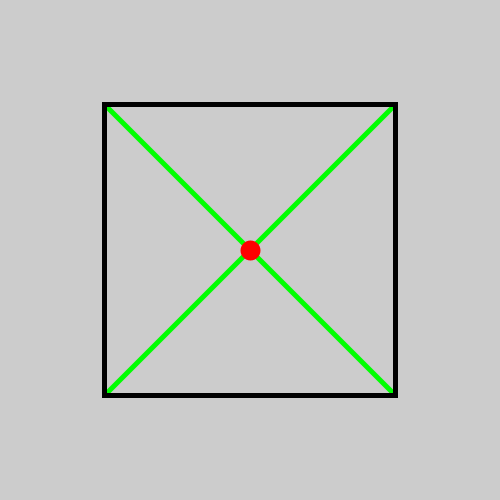
Frame 1 (no input)
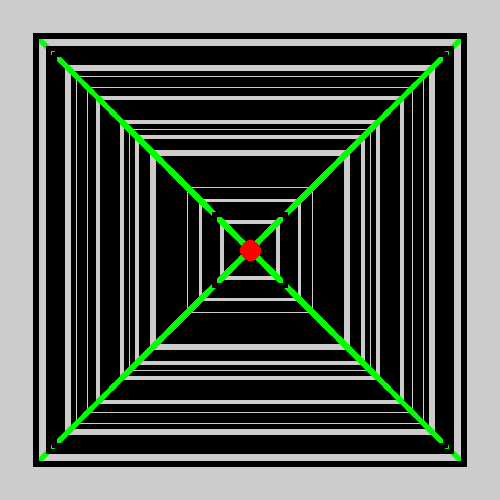
Frame 60 (the mouse pressed at the canvas centre just before this capture)
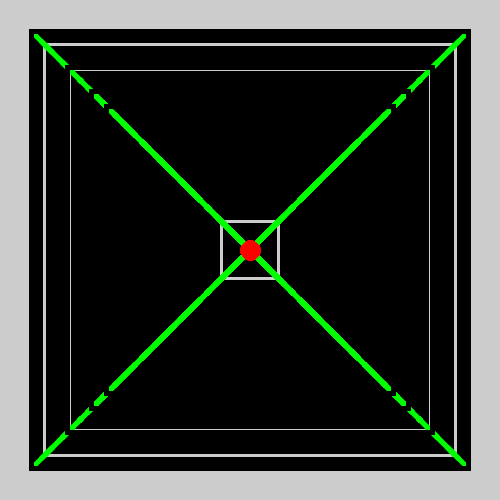
Frame 120 (the mouse held since frame 60 and released just before this capture)

The Processing sketch that drew these frames (run headless with seeded random() and noise(); from frame 60 on, the mouse is pressed at the canvas centre):

// Processing sketch: processing_91205
// ── processing_91205.pde

void xbox(float x, float y, float s){
    strokeWeight(5);
    stroke(0, 255, 0);
    line(x - s/2, y - s/2, x + s/2, y + s/2);
    line(x - s/2, y + s/2, x + s/2, y - s/2);
    stroke(0);
    noFill();
    rectMode(CENTER);
    rect(x, y, s, s);
    strokeWeight(20);
    stroke(255, 0, 0);
    point(x, y);
    }
    
void setup(){
    size(500, 500);
    smooth();
  }
  
void draw(){
    xbox(width/2, height/2, random(450));
    }
